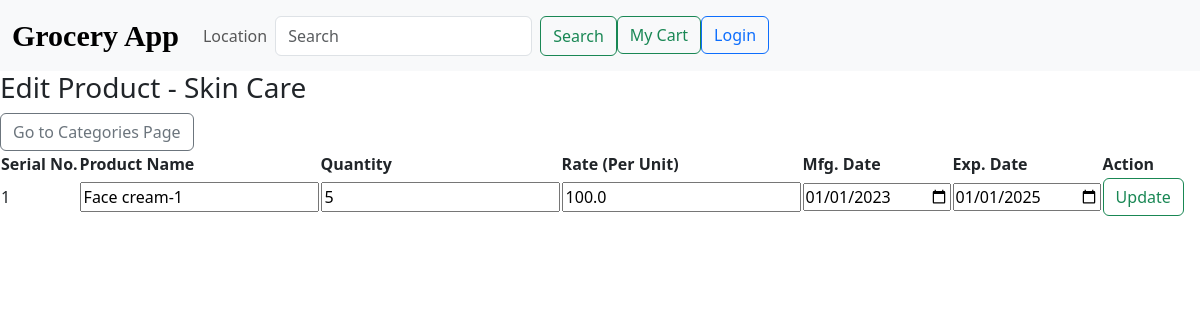
The page /edit_product/2/2 on the database its author committed.
### app.py (models this page shows)
class Category(db.Model):
    id = db.Column(db.Integer, primary_key=True)
    category_name = db.Column(db.String(100), unique=True)
    products = db.relationship('Product', back_populates='category')

class Product(db.Model):
    id = db.Column(db.Integer, primary_key=True)
    product_name = db.Column(db.String(100))
    quantity=db.Column(db.Integer)
    mfg_date = db.Column(db.Date)
    exp_date = db.Column(db.Date)
    rate_per_unit = db.Column(db.Float)
    category_id = db.Column(db.Integer, db.ForeignKey('category.id'))
    category = db.relationship('Category', back_populates='products')

### app.py (the view, shortened to what this page needs)
@app.route('/edit_product/<int:category_id>/<int:product_id>', methods=["GET", "POST"])
def edit_product(category_id, product_id):
    category = Category.query.get(category_id)
    product = Product.query.get(product_id)
    return render_template('edit_product.html', category=category, product=product, category_id=category_id)

### templates/edit_product.html (shortened to what this page needs)
<!doctype html>
<html lang="en">
<head>
    <link rel="stylesheet" href="/static/style.css">
    <link href="https://cdn.jsdelivr.net/npm/bootstrap@5.3.0-alpha3/dist/css/bootstrap.min.css" rel="stylesheet"
>
</head>
<body>
    <nav class="navbar navbar-expand-lg bg-body-tertiary">
        <div class="container-fluid">
            <a class="navbar-brand" href="/">Grocery App</a>
            <div class="collapse navbar-collapse" id="navbarSupportedContent">
                <ul class="navbar-nav me-auto mb-2 mb-lg-0">
                    <li class="nav-item">
                        <a class="nav-link" href="#">Location</a>
                    </li>
                    <form class="d-flex" role="search">
                        <input class="form-control me-2" type="search" placeholder="Search" aria-label="Search">
                        <button class="btn btn-outline-success" type="submit">Search</button>
                    </form>
                    <li class="nav-item">
                    <li class="nav-item">
                        <a class="btn btn-outline-success" href="{{ url_for('cart') }}">
                            My Cart
                        </a>
                    </li>
                    {% if current_user.is_authenticated %}
                    <li class="nav-item">
                        <a class="btn btn-outline-primary" href="/user_profile">My Profile</a>
                    </li>
                    </li>
                    <li class="nav-item">
                        <a class="btn btn-outline-primary" href="/logout">Logout</a>
                    </li>
                    {% else %}
                    <li class="nav-item">
                        <a class="btn btn-outline-primary" href="/login">Login</a>
                        {% endif %}
                    </li>
                </ul>
            </div>
        </div>
    </nav>
<h3>Edit Product - {{ category.category_name }}</h3>
<a href="/categories" class="btn btn-outline-secondary">Go to Categories Page</a>
<table>
    <thead>
        <tr>
            <th>Serial No.</th>
            <th>Product Name</th>
            <th>Quantity</th>
            <th>Rate (Per Unit)</th>
            <th>Mfg. Date</th>
            <th>Exp. Date</th>
            <th>Action</th>
        </tr>
    </thead>
    <tbody>
        <tr>
            <td>1</td>
            <form action="{{url_for('edit_product', category_id=category.id, product_id=product.id)}}" method="POST">
                <td>
                    <input type="text" name="product_name" value="{{product.product_name}}" required>
                </td>
                <td>
                    <input type="number" name="quantity" value="{{product.quantity}}" required>
                </td>
                <td>
                    <input type="number" name="rate_per_unit" value="{{product.rate_per_unit}}" required>
                </td>
                <td>
                    <input type="date" name="mfg_date" value="{{product.mfg_date}}" required>
                </td>
                <td>
                    <input type="date" name="exp_date" value="{{product.exp_date}}" required>
                </td>
                <td>
                    <button class="btn btn-outline-success" type="submit">Update</button>
                </td>
            </form>
        </tr>
    </tbody>
</table>
</body>
</html>

### static/style.css (style rules this page uses)
.navbar .navbar-brand { color: black; font-weight: bold; font-size: 30px; font-family: 'Brush Script MT',cursive; }

### rows shown on the page
Category: category_name "Skin Care"
Product: product_name "Face cream-1", quantity "5", rate_per_unit "100.0", mfg_date "01/01/2023", exp_date "01/01/2025"
